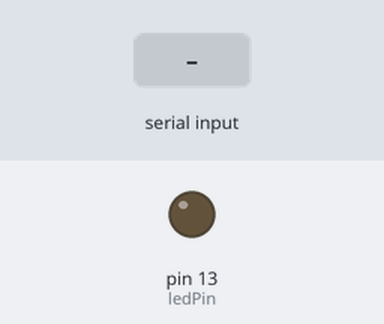
The sketch below on a simulated Arduino Uno, built with avr-gcc and run on an emulated ATmega328P. On the bench: output pins drawn as LEDs (lit = HIGH). The inputs (shaded band) are chosen by the test bench.

Above: at 1.2 s.
1.3 s: byte 1 (1) received over Serial
At 2.3 s:
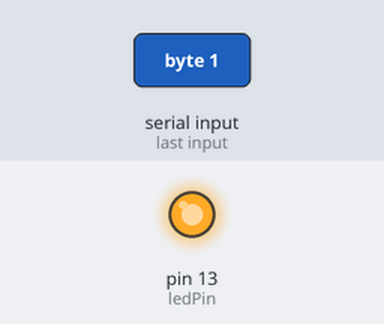
Timing chart, 0 to 4.3 s (numbered marks = the images above; inputs shaded):
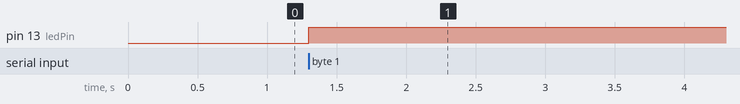

The sketch:

code_Arduino.ino
```cpp
int incomingByte;
const int ledPin = 13;

void setup() {

  Serial.begin(9600);           // initialize serial communications
  pinMode(13, OUTPUT);
}

void loop() {
if (Serial.available() > 0) {   // see if there's incoming serial data
   incomingByte = Serial.read(); // read it
   if (incomingByte == 1) {    // if it's a capital H (ASCII 72),
     digitalWrite(13, HIGH); // turn on the LED
   }
  if (incomingByte == 0) {    // if it's an L (ASCII 76)
     digitalWrite(13, LOW);  // turn off the LED
   }
 }
}
```

Measured:
- after the input at 1.3 s, pin 13 (ledPin): LOW → HIGH at once
